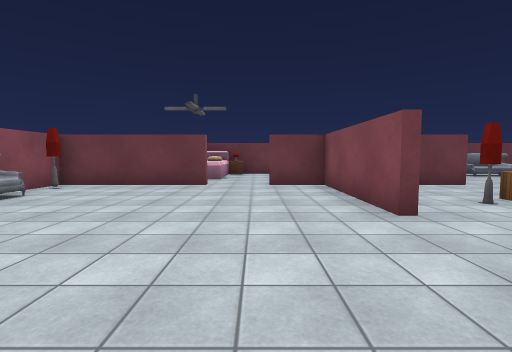
[1] (above)

20 first-person views from a walk through a scene from a Unity 3-D project. The camera is 1.4 m above the floor, tilts 4° down and sees 85° across. The floor is counted in squares, 1.8 m on a side. Each view is taken from the middle of a square. On the plan, view 1 faces up. The plan holds only what a view shows up to about 10 squares ahead; the rest is blank. The place goes on beyond the plan. The player is left out. Some animated figures are not drawn. Some surface patterns are stand-ins.

[2]
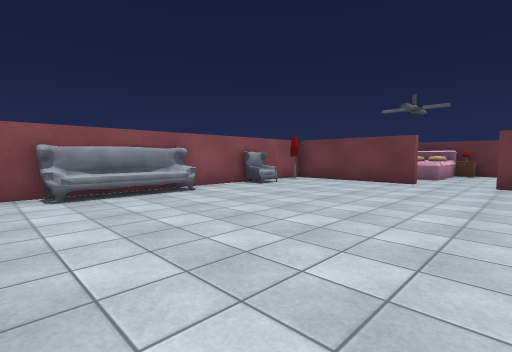

[3]
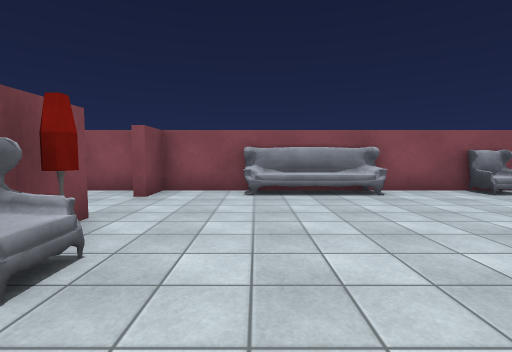

[4]
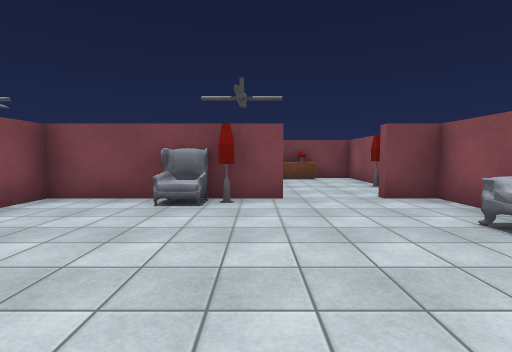

[5]
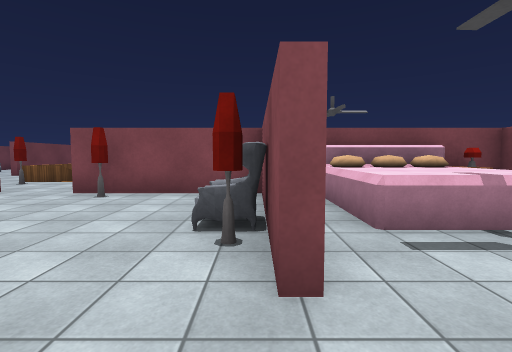

[6]
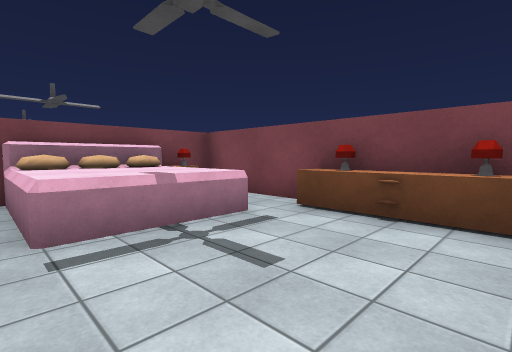

[7]
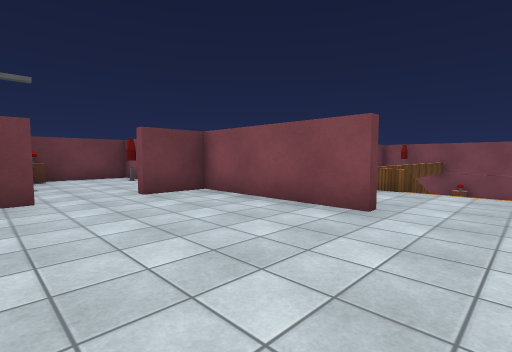

[8]
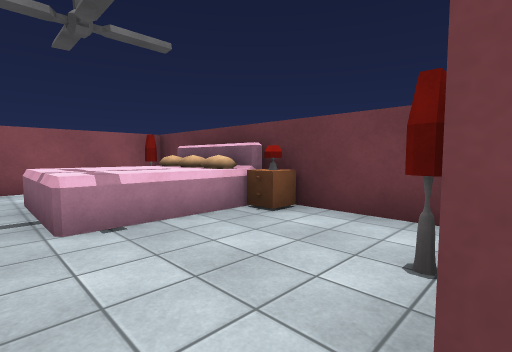

[9]
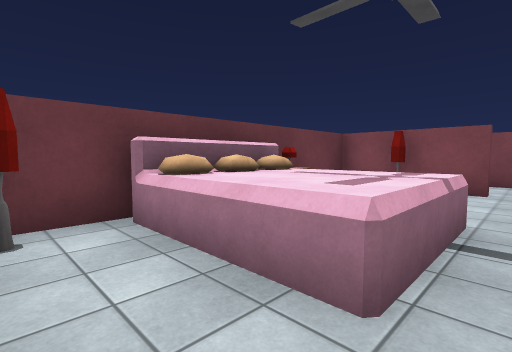

[10]
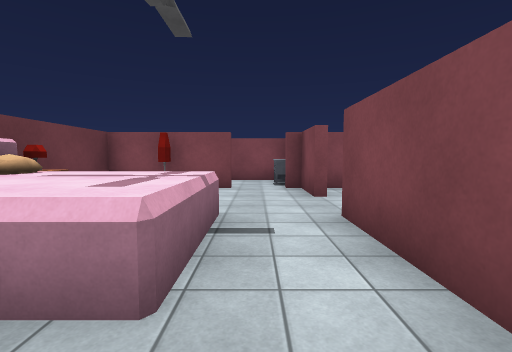

[11]
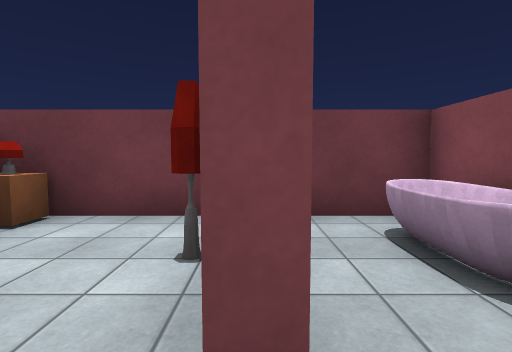

[12]
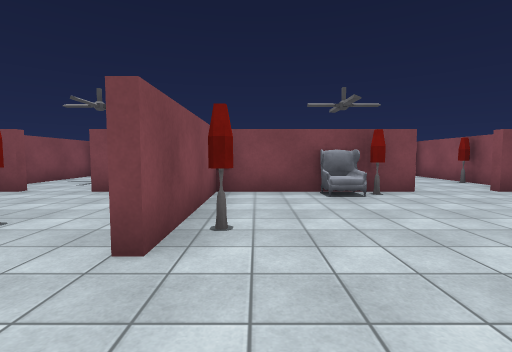

[13]
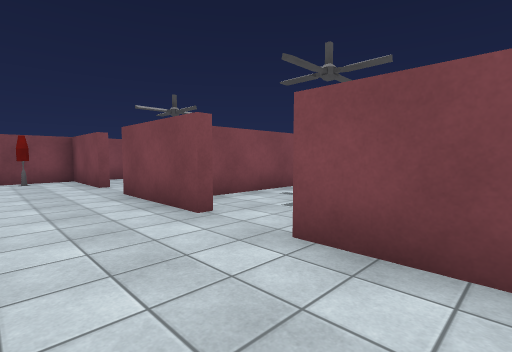

[14]
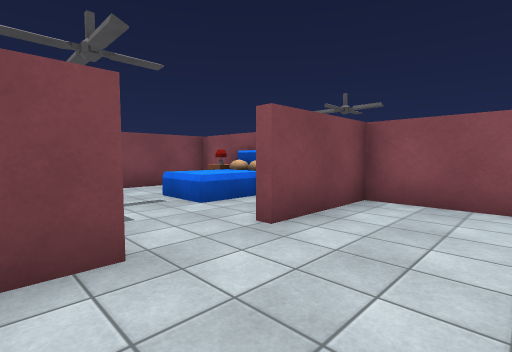

[15]
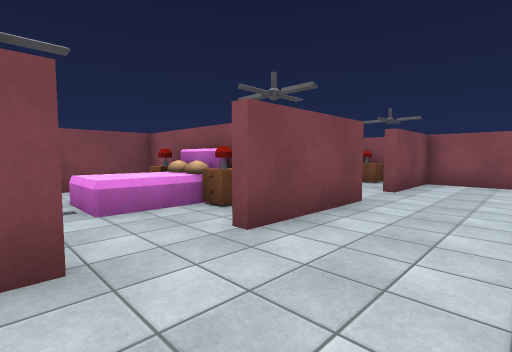

[16]
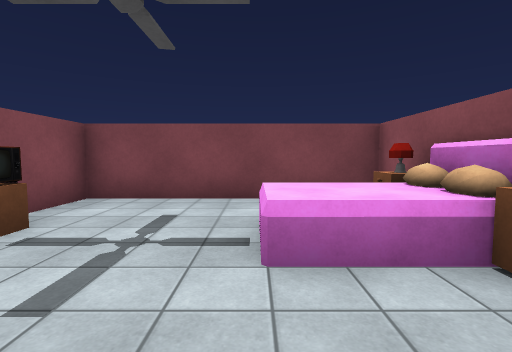

[17]
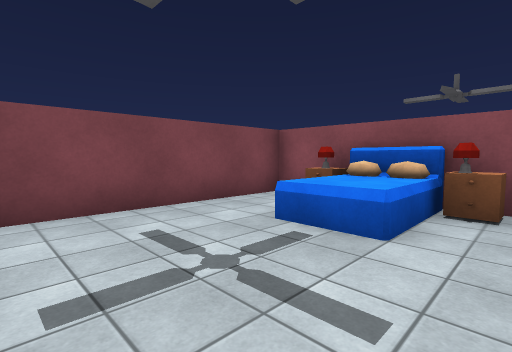

[18]
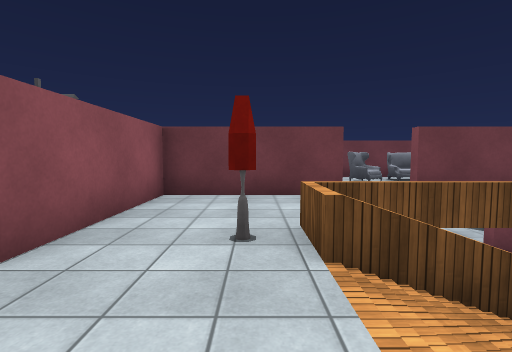

[19]
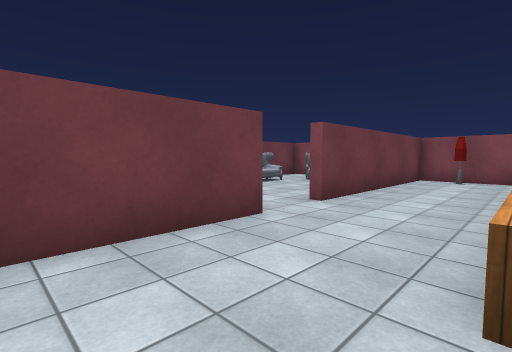

[20]
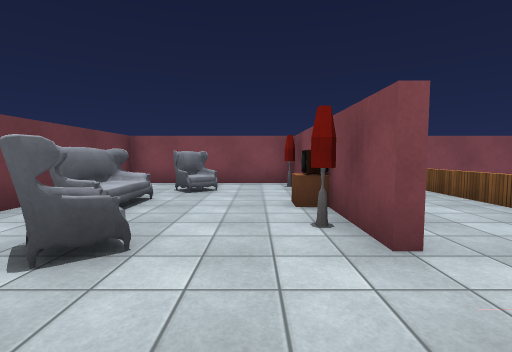

### Floor plan
Key: @ floor where view 1 was taken; # wall or solid block; . floor; / step, stairs or slope; = window, fence, low wall or low ledge; L lamp; B bed; A bathtub; T TV; O other object.
Columns run from 6 left of view 1 to 14 right of it. Each row starts with its distance up from view 1.
 13  ##########    #   ##
 12  L.OOL..#.#   ..  ..#
 11 #..OOB.L#A#  O.OOO..#
 10 #..OO...#.# .O...OO.#
  9 #.........#.........#
  8  ####..#####..####L##
  7  L......#..........L#
  6  .......#...........#
  5  O......#.L//////// #
  4 #.......#..==
  3 #........../
  2 #/........./
  1 #/.....L#.O
  0  O....@.#..........
 -1  .......#..........L
 -2  #..LL#####..###.####
 -3  .......#L....#.....#
 -4  L...OOO#BO..BLOO...#
 -5 #....OOO#BO...OOO..T#
 -6 #......O#L...BL ....#
 -7 #.LBL...#.....# ....#
 -8      ### ##### ######

Positions as (right, up) in squares from view 1, and headings:
1: (0, 0), facing up
2: (1, -1), facing up-left
3: (1, 0), facing left
4: (-2, 3), facing down
5: (-4, -2), facing right
6: (-4, -3), facing down-right
7: (-2, 2), facing up-right
8: (2, 9), facing up-left
9: (-5, 9), facing up-right
10: (-5, 9), facing right
11: (2, 9), facing up
12: (1, 4), facing down
13: (3, 0), facing down-right
14: (7, 0), facing down-left
15: (11, 0), facing down-left
16: (10, -2), facing down
17: (7, -3), facing down-left
18: (4, 2), facing up
19: (3, 5), facing up-right
20: (5, 9), facing right
